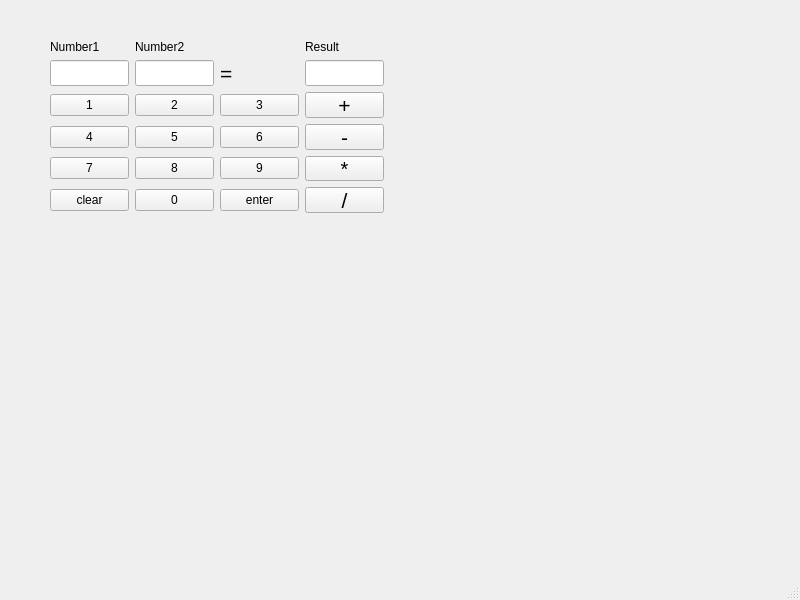
<?xml version="1.0" encoding="UTF-8"?>
<ui version="4.0">
 <class>MainWindow</class>
 <widget class="QMainWindow" name="MainWindow">
  <property name="geometry">
   <rect>
    <x>0</x>
    <y>0</y>
    <width>800</width>
    <height>600</height>
   </rect>
  </property>
  <property name="windowTitle">
   <string>MainWindow</string>
  </property>
  <widget class="QWidget" name="centralwidget">
   <widget class="QWidget" name="gridLayoutWidget">
    <property name="geometry">
     <rect>
      <x>50</x>
      <y>40</y>
      <width>334</width>
      <height>173</height>
     </rect>
    </property>
    <layout class="QGridLayout" name="gridLayout">
     <item row="2" column="1">
      <widget class="QPushButton" name="B2">
       <property name="text">
        <string>2</string>
       </property>
      </widget>
     </item>
     <item row="0" column="1">
      <widget class="QLabel" name="label_2">
       <property name="text">
        <string>Number2</string>
       </property>
      </widget>
     </item>
     <item row="4" column="1">
      <widget class="QPushButton" name="B7">
       <property name="text">
        <string>8</string>
       </property>
      </widget>
     </item>
     <item row="4" column="0">
      <widget class="QPushButton" name="B8">
       <property name="text">
        <string>7</string>
       </property>
      </widget>
     </item>
     <item row="5" column="0">
      <widget class="QPushButton" name="clear">
       <property name="text">
        <string>clear</string>
       </property>
      </widget>
     </item>
     <item row="0" column="0">
      <widget class="QLabel" name="label">
       <property name="text">
        <string>Number1</string>
       </property>
      </widget>
     </item>
     <item row="2" column="0">
      <widget class="QPushButton" name="B1">
       <property name="text">
        <string>1</string>
       </property>
      </widget>
     </item>
     <item row="3" column="1">
      <widget class="QPushButton" name="B5">
       <property name="text">
        <string>5</string>
       </property>
      </widget>
     </item>
     <item row="3" column="0">
      <widget class="QPushButton" name="B4">
       <property name="text">
        <string>4</string>
       </property>
      </widget>
     </item>
     <item row="1" column="0">
      <widget class="QLineEdit" name="number1">
       <property name="font">
        <font>
         <pointsize>16</pointsize>
        </font>
       </property>
      </widget>
     </item>
     <item row="1" column="1">
      <widget class="QLineEdit" name="number2">
       <property name="font">
        <font>
         <pointsize>16</pointsize>
        </font>
       </property>
      </widget>
     </item>
     <item row="5" column="1">
      <widget class="QPushButton" name="B0">
       <property name="text">
        <string>0</string>
       </property>
      </widget>
     </item>
     <item row="5" column="2">
      <widget class="QPushButton" name="enter">
       <property name="text">
        <string>enter</string>
       </property>
      </widget>
     </item>
     <item row="2" column="2">
      <widget class="QPushButton" name="B3">
       <property name="text">
        <string>3</string>
       </property>
      </widget>
     </item>
     <item row="4" column="2">
      <widget class="QPushButton" name="B9">
       <property name="text">
        <string>9</string>
       </property>
      </widget>
     </item>
     <item row="3" column="2">
      <widget class="QPushButton" name="B6">
       <property name="text">
        <string>6</string>
       </property>
      </widget>
     </item>
     <item row="2" column="3">
      <widget class="QPushButton" name="add">
       <property name="font">
        <font>
         <pointsize>16</pointsize>
        </font>
       </property>
       <property name="text">
        <string>+</string>
       </property>
      </widget>
     </item>
     <item row="3" column="3">
      <widget class="QPushButton" name="sub">
       <property name="font">
        <font>
         <pointsize>16</pointsize>
        </font>
       </property>
       <property name="text">
        <string>-</string>
       </property>
      </widget>
     </item>
     <item row="4" column="3">
      <widget class="QPushButton" name="mul">
       <property name="font">
        <font>
         <pointsize>15</pointsize>
        </font>
       </property>
       <property name="text">
        <string>*</string>
       </property>
      </widget>
     </item>
     <item row="5" column="3">
      <widget class="QPushButton" name="div">
       <property name="font">
        <font>
         <pointsize>16</pointsize>
        </font>
       </property>
       <property name="text">
        <string>/</string>
       </property>
      </widget>
     </item>
     <item row="1" column="3">
      <widget class="QLineEdit" name="result">
       <property name="font">
        <font>
         <pointsize>16</pointsize>
        </font>
       </property>
      </widget>
     </item>
     <item row="0" column="3">
      <widget class="QLabel" name="label_3">
       <property name="text">
        <string>Result</string>
       </property>
      </widget>
     </item>
     <item row="1" column="2">
      <widget class="QLabel" name="label_4">
       <property name="font">
        <font>
         <pointsize>16</pointsize>
        </font>
       </property>
       <property name="text">
        <string>=</string>
       </property>
      </widget>
     </item>
    </layout>
   </widget>
  </widget>
  <widget class="QMenuBar" name="menubar">
   <property name="geometry">
    <rect>
     <x>0</x>
     <y>0</y>
     <width>800</width>
     <height>17</height>
    </rect>
   </property>
  </widget>
  <widget class="QStatusBar" name="statusbar"/>
 </widget>
 <resources/>
 <connections/>
</ui>
